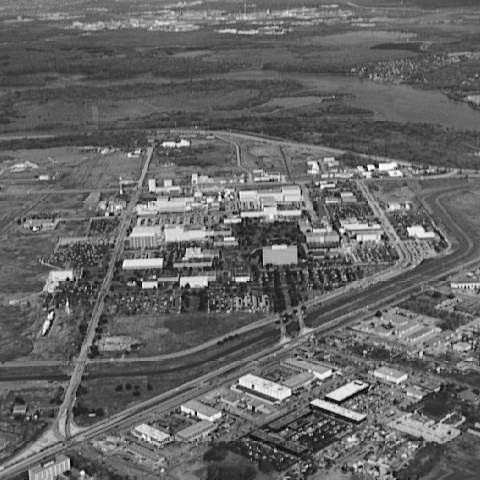
#> input picture aerial_view.tif, 480 x 480 px
$ jupyter execute clsf-based-on-noise-turbulance.ipynb   (older library calls are emulated)
#> lines starting #> are read from the running program, lines starting #| are printed output that depends on the picture; long printed decimals are rounded
## implementation of Constrained Least Squares Filter based on noise parameters

## Turbulence degradation

### importing necessary libraries

[cell 1]
from skimage.metrics import structural_similarity
import math
import cv2
import numpy as np
from matplotlib import pyplot as plt
from skimage.util import random_noise
from numpy import linalg as LA

### Reading images

[cell 2]
img = cv2.imread('aerial_view.tif',0)
#> img is the input picture: shape (480, 480); min 0, max 254, mean 101.2
img = cv2.resize(img,(525 , 525))
#> img: shape (525, 525)
img = cv2.normalize(img, None, 0, 1.0, cv2.NORM_MINMAX, dtype=cv2.CV_64F)

### Defining discrete fourier transform function

[cell 3]
def dftuv(M, N) :
    u =np.linspace(0, M-1,M)
    v =np.linspace(0, N-1,N)
    idx = np.where(u > M/2)
    u[idx] = u[idx] - M
    idy = np.where(v > N/2)
    v[idy] = v[idy] - N
    V, U = np.meshgrid(v, u)
    return V,U

### Image in frequency domain

[cell 4]
f = np.fft.fft2(img)
mag = np.abs(f)
ang = np.angle(f)
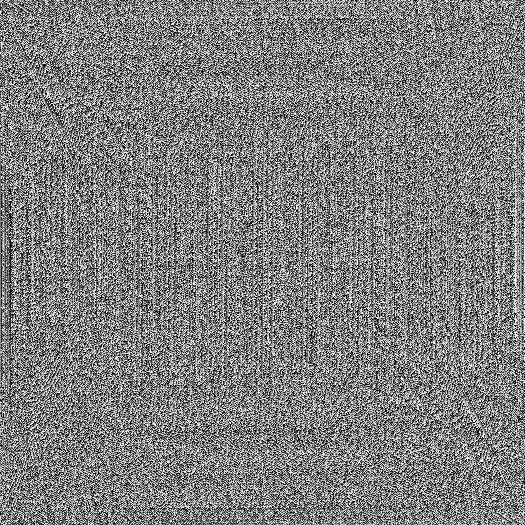
#> ang: shape (525, 525) float64; min -3.14, max 3.14, mean 3.51e-17; drawn with min black and max white
magnitude_spectrum = 20*np.log(np.abs(f))
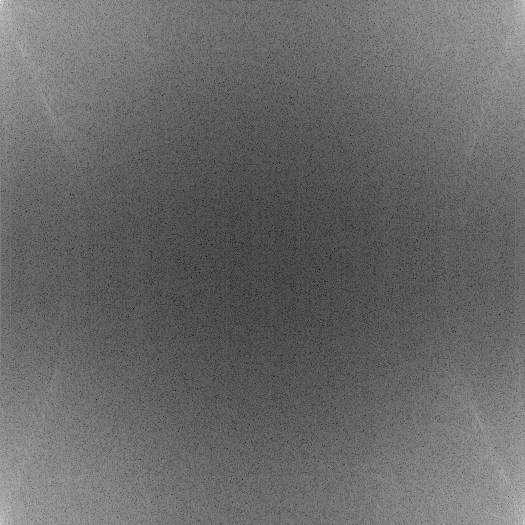
#> magnitude_spectrum: shape (525, 525) float64; min -93.15, max 232.3, mean 40.9; drawn with min black and max white
m,n = f.shape
#> m = 525; n = 525
v,u = dftuv(m, n)

### Defining Degrading function

[cell 5]
k = 0.00025
np.exp(-k*(u**2 + v**2)**(5/6))
H_turb = np.exp(-k*(u**2 + v**2)**(5/6))
HF_turb =np.multiply(f, H_turb)
h_conv_f = np.real (np.fft.ifft2(HF_turb))

### Add gaussian noise

[cell 6]
noise=np.zeros((525,525),dtype=np.float64)
noise=cv2.randn(noise,0,0.1)
noise_freq = np.fft.fft2(noise)
G_freq =noise_freq + HF_turb

### Degraded image

[cell 7]
noise_turb_space = np.real (np.fft.ifft2(G_freq))
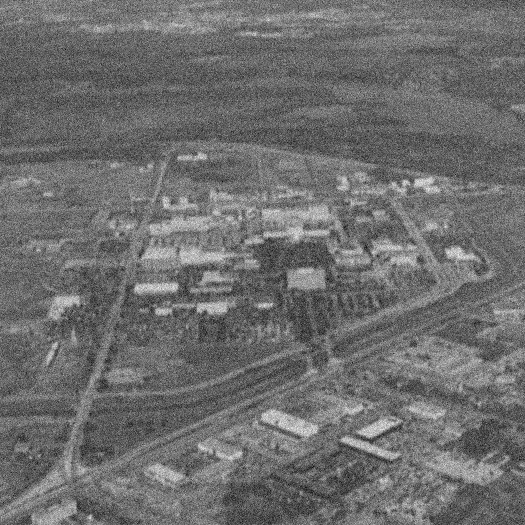
#> noise_turb_space: shape (525, 525) float64; min -0.254, max 1.26, mean 0.401; drawn with min black and max white

### Laplacian kernel

[cell 8]
p = np.array([  [0 ,-1, 0] , [-1,4,-1] , [0,-1,0]  ]  )
p_pad = np.pad(p, (261,261), 'constant')
p_f = np.fft.fft2(p_pad )
mag = np.abs(p_f)
ang = np.angle(p_f)

### Initializing $ \gamma $  and restored image

[cell 9]
gamma=0;
clsf_f =  (np.conj(H_turb)) /( (  (np.abs(H_turb))**2 ) +gamma*(np.abs(p_f))**2 )
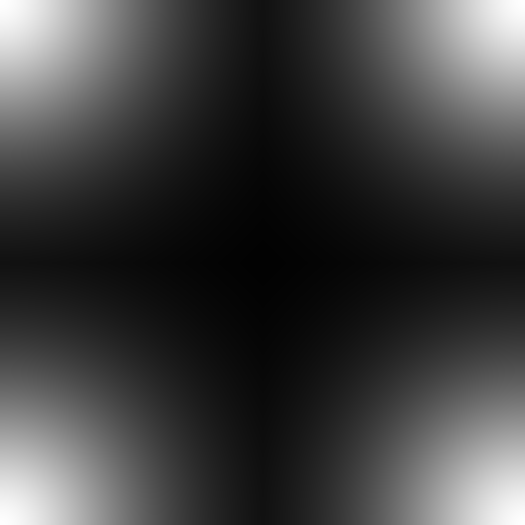
#> H_turb: shape (525, 525) float64; min 0.00841, max 1, mean 0.247
filtered_in_f  = clsf_f*G_freq

### Initializing $||r||^2$ value

[cell 10]
r_f = G_freq - np.multiply(filtered_in_f, H_turb)
r= np.real(np.fft.ifft2(r_f))
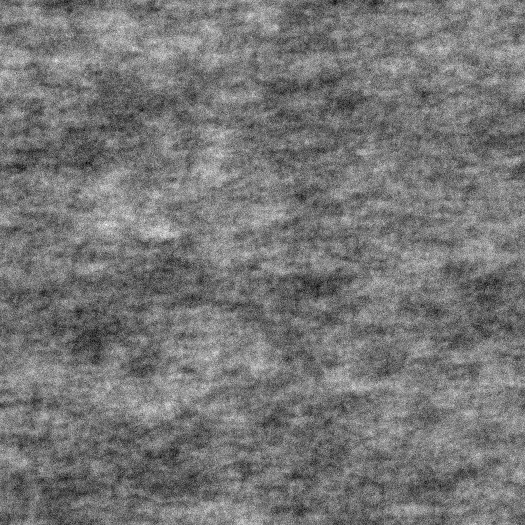
#> r: shape (525, 525) float64; min -6.55e-17, max 7.54e-17, mean 1.2e-34; drawn with min black and max white
norm_noise = 525*525*(0.1**2)
norm= (LA.norm(r) )**2
#> norm = 5.98e-29

### Finding best $ \gamma $ value until $ ||r||^2 = |\eta|^2 ± \alpha $ satisfied

[cell 11]
while norm_noise - 0.001 >= norm :
    gamma += 0.01
    clsf_f=  (np.conj(H_turb)) /( (  (np.abs(H_turb))**2 ) +gamma*(np.abs(p_f))**2    )
    filtered_in_f  = clsf_f*G_freq
    r_f = G_freq - np.multiply(filtered_in_f, H_turb)
    r =np.real( np.fft.ifft2(r_f))
    norm_noise = 525*525*(0.1**2)
    norm = (LA.norm(r) )**2
#> this loop made 196 passes
#> (gamma, norm) on passes 1 to 3: (0.01, 1616.1), (0.02, 1798.2), (0.03, 1897.2)
#> pass 1, `clsf_f=  (np.conj(H_turb)) /( (  (np.abs(H_turb))**2 ) +gamma*(np.abs(..`:
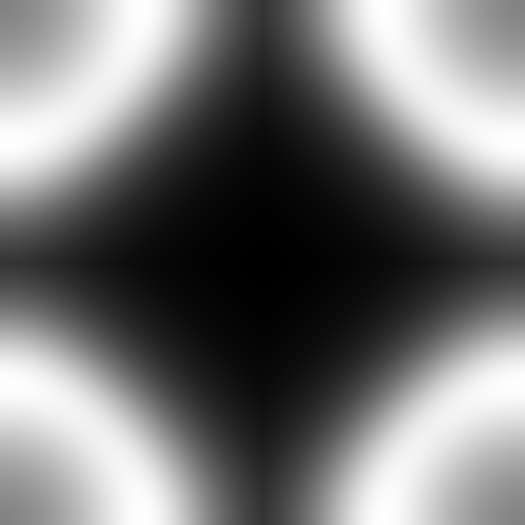
#> clsf_f: shape (525, 525) float64; min 0.0131, max 1.94, mean 0.891; drawn with min black and max white
#> pass 1, `r =np.real( np.fft.ifft2(r_f))`:
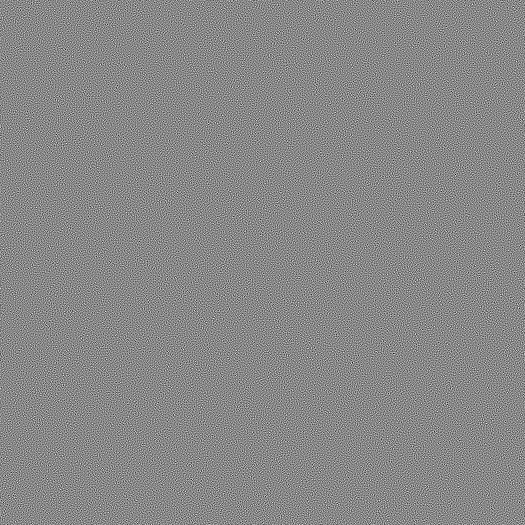
#> r: shape (525, 525) float64; min -0.379, max 0.33, mean -1.89e-20; drawn with min black and max white
#> pass 2, `clsf_f=  (np.conj(H_turb)) /( (  (np.abs(H_turb))**2 ) +gamma*(np.abs(..`:
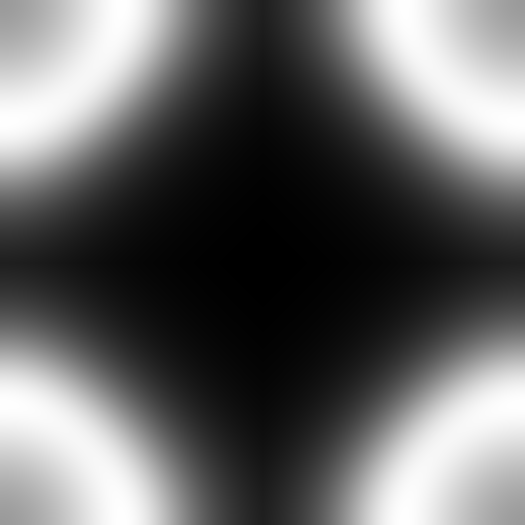
#> clsf_f: shape (525, 525) float64; min 0.00657, max 1.65, mean 0.651; drawn with min black and max white
#> after the loop:
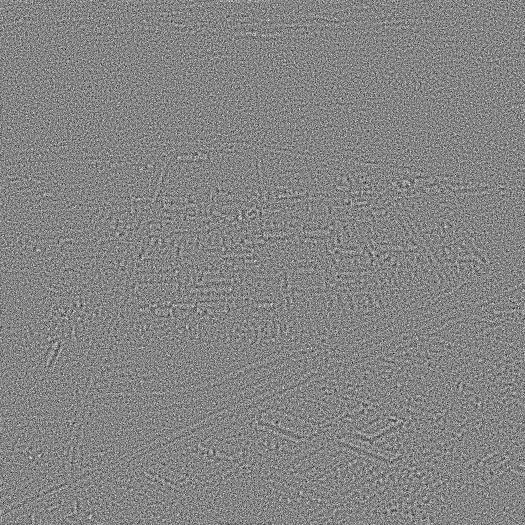
#> r: shape (525, 525) float64; min -0.502, max 0.462, mean 2.74e-20; drawn with min black and max white
#> after the loop, gamma = 1.96

### Reported values

[cell 12]
print("gamma = " , gamma , "\n||r||^2 = " ,norm ,  "\n||noise||^2 = ",norm_noise )
#| gamma =  1.960
#| ||r||^2 =  2756.960
#| ||noise||^2 =  2756.250

### Obtaining image in spatial domain (inverse fourier transform)

[cell 13]
filtered_in_s = np.real (np.fft.ifft2(filtered_in_f))
filtered_in_s = cv2.normalize(filtered_in_s, None, 0, 1.0, cv2.NORM_MINMAX, dtype=cv2.CV_64F)
filtered_in_s_8bit = cv2.normalize(filtered_in_s, None, 0, 255, cv2.NORM_MINMAX, dtype=cv2.CV_8U)

### Calculating MSSIM and PSNR

[cell 14]
(score, diff) = structural_similarity(img, filtered_in_s,data_range=img.max() - img.min(), full=True)
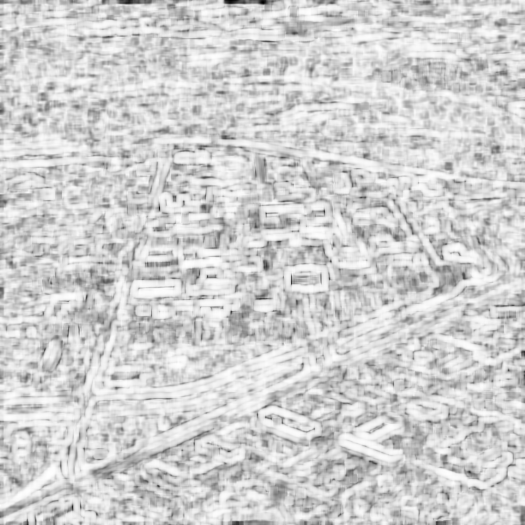
#> diff: shape (525, 525) float64; min -0.544, max 0.989, mean 0.711; drawn with min black and max white
#> score = 0.714
psnr = cv2.PSNR(img, filtered_in_s)
#> psnr = 71.15

[cell 15]
print("PSNR = " , psnr , "\nMSSIM = " ,score )
#| PSNR =  71.151
#| MSSIM =  0.714

## Figures

[cell 16]
fig2 = plt.figure (figsize = (18,18))
ax1 = fig2.add_subplot (1,3,1)
ax1.imshow(img , cmap = 'gray')
ax1.title.set_text ('Original Image')

ax2 = fig2.add_subplot (1,3,2)
ax2.imshow (noise_turb_space , cmap = 'gray')
ax2.title.set_text ('Degraded Image')

ax3= fig2.add_subplot (1,3,3)
ax3.imshow (filtered_in_s , cmap='gray')
ax3.title.set_text('CLSF Based on noise parameters')
